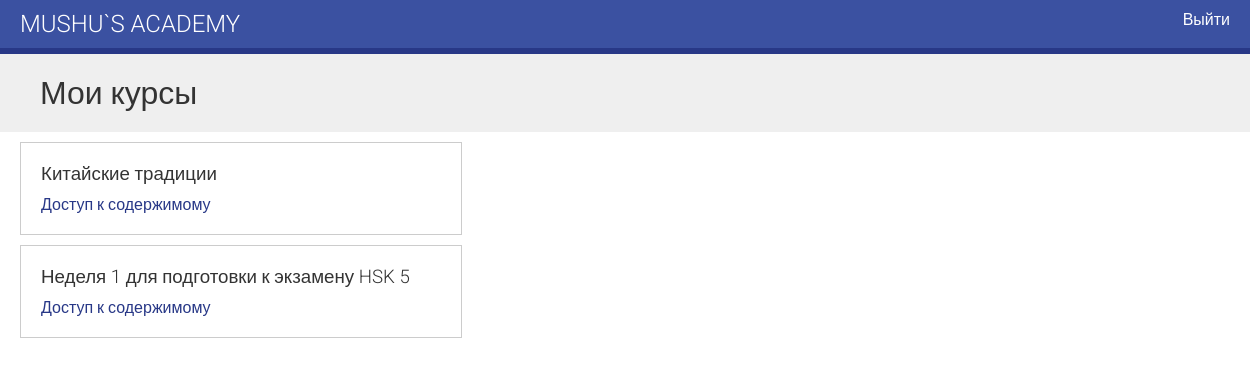
The page /students/courses/ (signed in) on the database its author committed.
### courses/models.py (models this page shows, shortened)
class Course(models.Model):
    students = models.ManyToManyField(User,
                                      related_name='courses_joined',
                                      blank=True)
    owner = models.ForeignKey(User,
                              related_name='courses_created',
                              on_delete=models.CASCADE)
    subject = models.ForeignKey(Subject,
                                related_name='courses',
                                on_delete=models.CASCADE)
    title = models.CharField(max_length=200)
    slug = models.SlugField(max_length=200, unique=True)
    overview = models.TextField()
    created = models.DateTimeField(auto_now_add=True)
    class Meta:
        ordering = ['-created']

### students/views.py (the view)
class StudentCourseListView(LoginRequiredMixin, ListView):
    model = Course
    template_name = 'students/course/list.html'
    def get_queryset(self):
        qs = super().get_queryset()
        return qs.filter(students__in=[self.request.user])

### students/templates/students/course/list.html (shortened to what this page needs)
{% extends "base.html" %}
{% block content %}
  <h1>Мои курсы</h1>
  <div class="module">
    {% for course in object_list %}
      <div class="course-info">
        <h3>{{ course.title }}</h3>
        <p><a href="{% url "student_course_detail" course.id %}">
       Доступ к содержимому</a></p>
      </div>
    {% empty %}
      <p>
        Вы не зачисленны ни на один курс
        <a href="{% url "course_list" %}">Просмотрите курсы</a>
        для зачисления.
      </p>
    {% endfor %}
  </div>
{% endblock %}

### courses/static/css/base.css (style rules this page uses)
body { margin:0; font-family:'Roboto', sans-serif; font-weight:400; color:#333; }
a { color:#283887; text-decoration:none; }
h1, h2, h3, h4, h5, h6 { font-family:'Roboto', sans-serif; font-weight:300; }
h1 { background:#efefef; width:100%; overflow:auto; padding:20px 0 20px 40px; margin:0; }
.module { padding:10px 20px; float:left; width:600px; }
.module h3 { margin:20px 0 0; padding:0; width:100%; }
.module p { margin:10px 0 20px; width:100%; float:left; }
.course-info { border:1px solid #ccc; padding:0 20px; margin-bottom:10px; width:400px; overflow:auto; }
.course-info a { margin-right:10px; }

### rows shown on the page
Course: title "Китайские традиции"
Course: title "Неделя 1 для подготовки к экзамену HSK 5"
